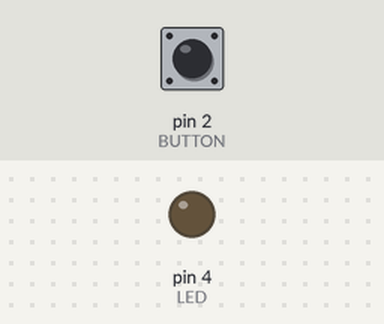
A sketch run on a simulated Arduino Uno, built with avr-gcc and run on an emulated ATmega328P. Parts: output pins drawn as LEDs (lit = HIGH). The inputs (shaded band) are chosen by the test bench; at power-on: pin 2 (BUTTON) HIGH.

Above: at 1.2 s.
1.3 s: pin 2 (BUTTON) pulled LOW for 0.15 s
At 1.37 s:
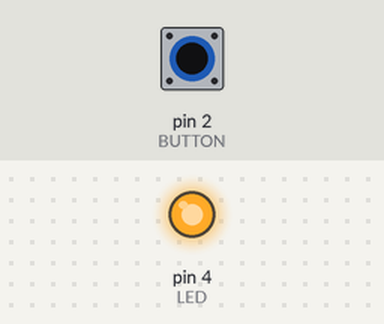
2.9 s: pin 2 (BUTTON) pulled LOW for 3.2 s
At 7.5 s:
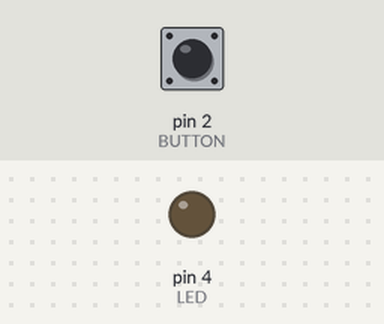
Timing chart, 0 to 9.0 s (numbered marks = the images above; inputs shaded):
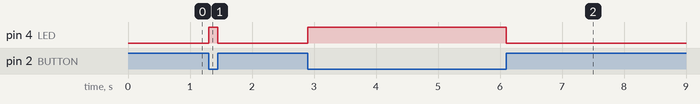

Measured:
- after the input at 1.3 s, pin 4 (LED): LOW → HIGH at once, → LOW 0.15 s later
- after the input at 2.9 s, pin 4 (LED): LOW → HIGH at once, → LOW 3.2 s later

The sketch:

activity_01.ino
```cpp
/*
Instituto Tecnológico de Costa Rica
Laboratorio de Control Eléctrico.
Lab #1: Introducción a Arduino
Este programa prende el LED cuando se presiona el botón.
*/

// Declaraciones de entradas y salidas
const int BUTTON = 2;  // Boton conectado al pin 2
const int LED = 4;     // LED conectado al pin 4

// Configuración
void setup() {
    pinMode(LED, OUTPUT);    // configuramos el pin del LED como salida
    digitalWrite(LED, HIGH);  // Encendemos el LED
    pinMode(BUTTON, INPUT);  // configuramos el pin del botón como entrada
}
//  Programa principal
void loop() {
    bool buttonState = !digitalRead(BUTTON);  // leemos el estado del botón
    digitalWrite(LED, buttonState); // Actualizamos el estado del LED
}
```
